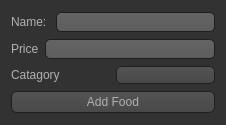
<?xml version="1.0" encoding="UTF-8"?>
<ui version="4.0">
 <class>addFood</class>
 <widget class="QWidget" name="addFood">
  <property name="geometry">
   <rect>
    <x>0</x>
    <y>0</y>
    <width>226</width>
    <height>125</height>
   </rect>
  </property>
  <property name="windowTitle">
   <string>Form</string>
  </property>
  <property name="styleSheet">
   <string notr="true">QToolTip
{
     border: 1px solid black;
     background-color: #ffa02f;
     padding: 1px;
     border-radius: 3px;
     opacity: 100;
}

QWidget
{
    color: #b1b1b1;
    background-color: #323232;
}

QWidget:item:hover
{
    background-color: QLinearGradient( x1: 0, y1: 0, x2: 0, y2: 1, stop: 0 #ffa02f, stop: 1 #ca0619);
    color: #000000;
}

QWidget:item:selected
{
    background-color: QLinearGradient( x1: 0, y1: 0, x2: 0, y2: 1, stop: 0 #ffa02f, stop: 1 #d7801a);
}

QMenuBar::item
{
    background: transparent;
}

QMenuBar::item:selected
{
    background: transparent;
    border: 1px solid #ffaa00;
}

QMenuBar::item:pressed
{
    background: #444;
    border: 1px solid #000;
    background-color: QLinearGradient(
        x1:0, y1:0,
        x2:0, y2:1,
        stop:1 #212121,
        stop:0.4 #343434/*,
        stop:0.2 #343434,
        stop:0.1 #ffaa00*/
    );
    margin-bottom:-1px;
    padding-bottom:1px;
}

QMenu
{
    border: 1px solid #000;
}

QMenu::item
{
    padding: 2px 20px 2px 20px;
}

QMenu::item:selected
{
    color: #000000;
}

QWidget:disabled
{
    color: #404040;
    background-color: #323232;
}

QAbstractItemView
{
    background-color: QLinearGradient( x1: 0, y1: 0, x2: 0, y2: 1, stop: 0 #4d4d4d, stop: 0.1 #646464, stop: 1 #5d5d5d);
}

QWidget:focus
{
    /*border: 2px solid QLinearGradient( x1: 0, y1: 0, x2: 0, y2: 1, stop: 0 #ffa02f, stop: 1 #d7801a);*/
}

QLineEdit
{
    background-color: QLinearGradient( x1: 0, y1: 0, x2: 0, y2: 1, stop: 0 #4d4d4d, stop: 0 #646464, stop: 1 #5d5d5d);
    padding: 1px;
    border-style: solid;
    border: 1px solid #1e1e1e;
    border-radius: 5;
}

QPushButton
{
    color: #b1b1b1;
    background-color: QLinearGradient( x1: 0, y1: 0, x2: 0, y2: 1, stop: 0 #565656, stop: 0.1 #525252, stop: 0.5 #4e4e4e, stop: 0.9 #4a4a4a, stop: 1 #464646);
    border-width: 1px;
    border-color: #1e1e1e;
    border-style: solid;
    border-radius: 6;
    padding: 3px;
    font-size: 12px;
    padding-left: 5px;
    padding-right: 5px;
}

QPushButton:pressed
{
    background-color: QLinearGradient( x1: 0, y1: 0, x2: 0, y2: 1, stop: 0 #2d2d2d, stop: 0.1 #2b2b2b, stop: 0.5 #292929, stop: 0.9 #282828, stop: 1 #252525);
}

QComboBox
{
    selection-background-color: #ffaa00;
    background-color: QLinearGradient( x1: 0, y1: 0, x2: 0, y2: 1, stop: 0 #565656, stop: 0.1 #525252, stop: 0.5 #4e4e4e, stop: 0.9 #4a4a4a, stop: 1 #464646);
    border-style: solid;
    border: 1px solid #1e1e1e;
    border-radius: 5;
}

QComboBox:hover,QPushButton:hover
{
    border: 2px solid QLinearGradient( x1: 0, y1: 0, x2: 0, y2: 1, stop: 0 #ffa02f, stop: 1 #d7801a);
}


QComboBox:on
{
    padding-top: 3px;
    padding-left: 4px;
    background-color: QLinearGradient( x1: 0, y1: 0, x2: 0, y2: 1, stop: 0 #2d2d2d, stop: 0.1 #2b2b2b, stop: 0.5 #292929, stop: 0.9 #282828, stop: 1 #252525);
    selection-background-color: #ffaa00;
}

QComboBox QAbstractItemView
{
    border: 2px solid darkgray;
    selection-background-color: QLinearGradient( x1: 0, y1: 0, x2: 0, y2: 1, stop: 0 #ffa02f, stop: 1 #d7801a);
}

QComboBox::drop-down
{
     subcontrol-origin: padding;
     subcontrol-position: top right;
     width: 15px;

     border-left-width: 0px;
     border-left-color: darkgray;
     border-left-style: solid; /* just a single line */
     border-top-right-radius: 3px; /* same radius as the QComboBox */
     border-bottom-right-radius: 3px;
 }

QComboBox::down-arrow
{
     image: url(:/down_arrow.png);
}

QGroupBox:focus
{
border: 2px solid QLinearGradient( x1: 0, y1: 0, x2: 0, y2: 1, stop: 0 #ffa02f, stop: 1 #d7801a);
}

QTextEdit:focus
{
    border: 2px solid QLinearGradient( x1: 0, y1: 0, x2: 0, y2: 1, stop: 0 #ffa02f, stop: 1 #d7801a);
}

QScrollBar:horizontal {
     border: 1px solid #222222;
     background: QLinearGradient( x1: 0, y1: 0, x2: 0, y2: 1, stop: 0.0 #121212, stop: 0.2 #282828, stop: 1 #484848);
     height: 7px;
     margin: 0px 16px 0 16px;
}

QScrollBar::handle:horizontal
{
      background: QLinearGradient( x1: 0, y1: 0, x2: 1, y2: 0, stop: 0 #ffa02f, stop: 0.5 #d7801a, stop: 1 #ffa02f);
      min-height: 20px;
      border-radius: 2px;
}

QScrollBar::add-line:horizontal {
      border: 1px solid #1b1b19;
      border-radius: 2px;
      background: QLinearGradient( x1: 0, y1: 0, x2: 1, y2: 0, stop: 0 #ffa02f, stop: 1 #d7801a);
      width: 14px;
      subcontrol-position: right;
      subcontrol-origin: margin;
}

QScrollBar::sub-line:horizontal {
      border: 1px solid #1b1b19;
      border-radius: 2px;
      background: QLinearGradient( x1: 0, y1: 0, x2: 1, y2: 0, stop: 0 #ffa02f, stop: 1 #d7801a);
      width: 14px;
     subcontrol-position: left;
     subcontrol-origin: margin;
}

QScrollBar::right-arrow:horizontal, QScrollBar::left-arrow:horizontal
{
      border: 1px solid black;
      width: 1px;
      height: 1px;
      background: white;
}

QScrollBar::add-page:horizontal, QScrollBar::sub-page:horizontal
{
      background: none;
}

QScrollBar:vertical
{
      background: QLinearGradient( x1: 0, y1: 0, x2: 1, y2: 0, stop: 0.0 #121212, stop: 0.2 #282828, stop: 1 #484848);
      width: 7px;
      margin: 16px 0 16px 0;
      border: 1px solid #222222;
}

QScrollBar::handle:vertical
{
      background: QLinearGradient( x1: 0, y1: 0, x2: 0, y2: 1, stop: 0 #ffa02f, stop: 0.5 #d7801a, stop: 1 #ffa02f);
      min-height: 20px;
      border-radius: 2px;
}

QScrollBar::add-line:vertical
{
      border: 1px solid #1b1b19;
      border-radius: 2px;
      background: QLinearGradient( x1: 0, y1: 0, x2: 0, y2: 1, stop: 0 #ffa02f, stop: 1 #d7801a);
      height: 14px;
      subcontrol-position: bottom;
      subcontrol-origin: margin;
}

QScrollBar::sub-line:vertical
{
      border: 1px solid #1b1b19;
      border-radius: 2px;
      background: QLinearGradient( x1: 0, y1: 0, x2: 0, y2: 1, stop: 0 #d7801a, stop: 1 #ffa02f);
      height: 14px;
      subcontrol-position: top;
      subcontrol-origin: margin;
}

QScrollBar::up-arrow:vertical, QScrollBar::down-arrow:vertical
{
      border: 1px solid black;
      width: 1px;
      height: 1px;
      background: white;
}


QScrollBar::add-page:vertical, QScrollBar::sub-page:vertical
{
      background: none;
}

QTextEdit
{
    background-color: #242424;
}

QPlainTextEdit
{
    background-color: #242424;
}

QHeaderView::section
{
    background-color: QLinearGradient(x1:0, y1:0, x2:0, y2:1, stop:0 #616161, stop: 0.5 #505050, stop: 0.6 #434343, stop:1 #656565);
    color: white;
    padding-left: 4px;
    border: 1px solid #6c6c6c;
}

QCheckBox:disabled
{
color: #414141;
}

QDockWidget::title
{
    text-align: center;
    spacing: 3px; /* spacing between items in the tool bar */
    background-color: QLinearGradient(x1:0, y1:0, x2:0, y2:1, stop:0 #323232, stop: 0.5 #242424, stop:1 #323232);
}

QDockWidget::close-button, QDockWidget::float-button
{
    text-align: center;
    spacing: 1px; /* spacing between items in the tool bar */
    background-color: QLinearGradient(x1:0, y1:0, x2:0, y2:1, stop:0 #323232, stop: 0.5 #242424, stop:1 #323232);
}

QDockWidget::close-button:hover, QDockWidget::float-button:hover
{
    background: #242424;
}

QDockWidget::close-button:pressed, QDockWidget::float-button:pressed
{
    padding: 1px -1px -1px 1px;
}

QMainWindow::separator
{
    background-color: QLinearGradient(x1:0, y1:0, x2:0, y2:1, stop:0 #161616, stop: 0.5 #151515, stop: 0.6 #212121, stop:1 #343434);
    color: white;
    padding-left: 4px;
    border: 1px solid #4c4c4c;
    spacing: 3px; /* spacing between items in the tool bar */
}

QMainWindow::separator:hover
{

    background-color: QLinearGradient(x1:0, y1:0, x2:0, y2:1, stop:0 #d7801a, stop:0.5 #b56c17 stop:1 #ffa02f);
    color: white;
    padding-left: 4px;
    border: 1px solid #6c6c6c;
    spacing: 3px; /* spacing between items in the tool bar */
}

QToolBar::handle
{
     spacing: 3px; /* spacing between items in the tool bar */
     background: url(:/images/handle.png);
}

QMenu::separator
{
    height: 2px;
    background-color: QLinearGradient(x1:0, y1:0, x2:0, y2:1, stop:0 #161616, stop: 0.5 #151515, stop: 0.6 #212121, stop:1 #343434);
    color: white;
    padding-left: 4px;
    margin-left: 10px;
    margin-right: 5px;
}

QProgressBar
{
    border: 2px solid grey;
    border-radius: 5px;
    text-align: center;
}

QProgressBar::chunk
{
    background-color: #d7801a;
    width: 2.15px;
    margin: 0.5px;
}

QTabBar::tab {
    color: #b1b1b1;
    border: 1px solid #444;
    border-bottom-style: none;
    background-color: #323232;
    padding-left: 10px;
    padding-right: 10px;
    padding-top: 3px;
    padding-bottom: 2px;
    margin-right: -1px;
}

QTabWidget::pane {
    border: 1px solid #444;
    top: 1px;
}

QTabBar::tab:last
{
    margin-right: 0; /* the last selected tab has nothing to overlap with on the right */
    border-top-right-radius: 3px;
}

QTabBar::tab:first:!selected
{
 margin-left: 0px; /* the last selected tab has nothing to overlap with on the right */


    border-top-left-radius: 3px;
}

QTabBar::tab:!selected
{
    color: #b1b1b1;
    border-bottom-style: solid;
    margin-top: 3px;
    background-color: QLinearGradient(x1:0, y1:0, x2:0, y2:1, stop:1 #212121, stop:.4 #343434);
}

QTabBar::tab:selected
{
    border-top-left-radius: 3px;
    border-top-right-radius: 3px;
    margin-bottom: 0px;
}

QTabBar::tab:!selected:hover
{
    /*border-top: 2px solid #ffaa00;
    padding-bottom: 3px;*/
    border-top-left-radius: 3px;
    border-top-right-radius: 3px;
    background-color: QLinearGradient(x1:0, y1:0, x2:0, y2:1, stop:1 #212121, stop:0.4 #343434, stop:0.2 #343434, stop:0.1 #ffaa00);
}

QRadioButton::indicator:checked, QRadioButton::indicator:unchecked{
    color: #b1b1b1;
    background-color: #323232;
    border: 1px solid #b1b1b1;
    border-radius: 6px;
}

QRadioButton::indicator:checked
{
    background-color: qradialgradient(
        cx: 0.5, cy: 0.5,
        fx: 0.5, fy: 0.5,
        radius: 1.0,
        stop: 0.25 #ffaa00,
        stop: 0.3 #323232
    );
}

QCheckBox::indicator{
    color: #b1b1b1;
    background-color: #323232;
    border: 1px solid #b1b1b1;
    width: 9px;
    height: 9px;
}

QRadioButton::indicator
{
    border-radius: 6px;
}

QRadioButton::indicator:hover, QCheckBox::indicator:hover
{
    border: 1px solid #ffaa00;
}

QCheckBox::indicator:checked
{
    image:url(:/images/checkbox.png);
}

QCheckBox::indicator:disabled, QRadioButton::indicator:disabled
{
    border: 1px solid #444;
}</string>
  </property>
  <layout class="QGridLayout" name="gridLayout">
   <item row="0" column="0">
    <layout class="QHBoxLayout" name="horizontalLayout">
     <item>
      <widget class="QLabel" name="label">
       <property name="text">
        <string>Name: </string>
       </property>
      </widget>
     </item>
     <item>
      <widget class="QLineEdit" name="led_foodName"/>
     </item>
    </layout>
   </item>
   <item row="1" column="0">
    <layout class="QHBoxLayout" name="horizontalLayout_2">
     <item>
      <widget class="QLabel" name="label_2">
       <property name="text">
        <string>Price</string>
       </property>
      </widget>
     </item>
     <item>
      <widget class="QLineEdit" name="led_Price">
       <property name="inputMethodHints">
        <set>Qt::ImhDigitsOnly</set>
       </property>
      </widget>
     </item>
    </layout>
   </item>
   <item row="2" column="0">
    <layout class="QHBoxLayout" name="horizontalLayout_3">
     <item>
      <widget class="QLabel" name="label_3">
       <property name="text">
        <string>Catagory</string>
       </property>
      </widget>
     </item>
     <item>
      <widget class="QComboBox" name="combo_Catagory"/>
     </item>
    </layout>
   </item>
   <item row="3" column="0">
    <widget class="QPushButton" name="btn_AddFood">
     <property name="text">
      <string>Add Food</string>
     </property>
    </widget>
   </item>
  </layout>
 </widget>
 <resources/>
 <connections/>
</ui>
